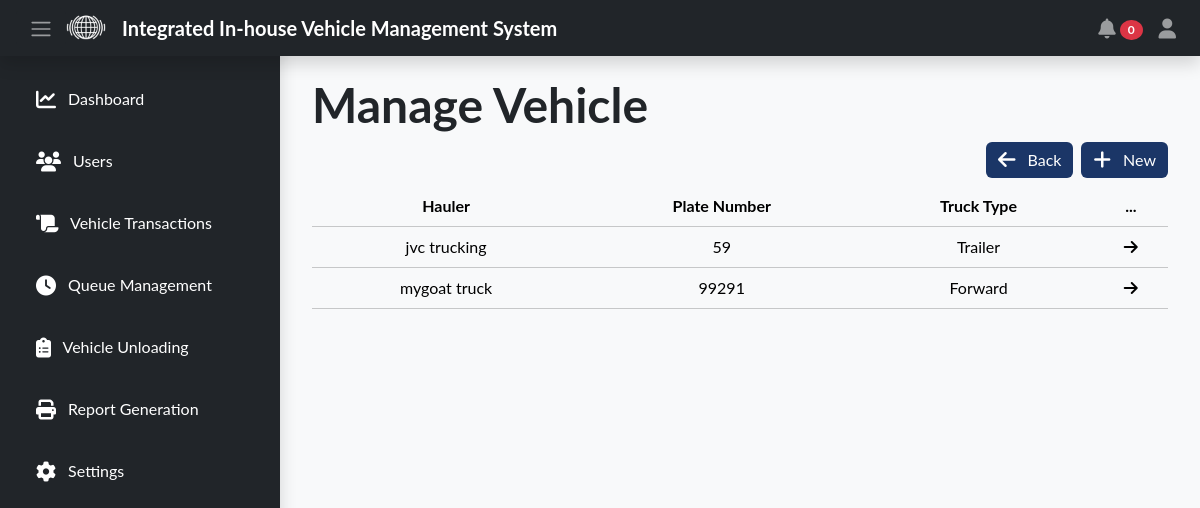
Page /encoder/settings-vehicle.php (signed in) on the committed database.
### tables this page shows
CREATE TABLE `vehicle` (
  `vehicle_id` int(11) NOT NULL AUTO_INCREMENT,
  `plate_number` varchar(50) NOT NULL,
  `truck_type` varchar(50) DEFAULT NULL,
  `hauler_id` int(11) DEFAULT NULL,
  `created_at` timestamp NOT NULL DEFAULT current_timestamp() ON UPDATE current_timestamp(),
  PRIMARY KEY (`vehicle_id`),
  KEY `hauler_id` (`hauler_id`),
  CONSTRAINT `hauler_id` FOREIGN KEY (`hauler_id`) REFERENCES `hauler` (`hauler_id`)
);

CREATE TABLE `hauler` (
  `hauler_id` int(11) NOT NULL AUTO_INCREMENT,
  `hauler_name` varchar(255) NOT NULL,
  `hauler_address` varchar(255) NOT NULL,
  `created_at` timestamp NOT NULL DEFAULT current_timestamp() ON UPDATE current_timestamp(),
  PRIMARY KEY (`hauler_id`)
);

### encoder/settings-vehicle.php (the view, shortened to what this page needs)
<?php
require_once '../api/db_connection.php';
?>
<!DOCTYPE html>
<html lang="en">
<head>
    <link rel="stylesheet" href="../public/css/bootstrap.min.css" />
    <link rel="stylesheet" href="https://cdn.datatables.net/2.0.8/css/dataTables.dataTables.css" />
    <link rel="stylesheet" href="css/style.css">
</head>
<body class="bg-light">
    <?php
    include_once('navbar/navbar.php');
    ?>
    <div class="content" id="content">
        <div class="container">
            <h1 class="display-5 fw-bold">Manage Vehicle</h1>
            <button class="btn btn-primary float-end mb-2 ms-2" data-bs-toggle="modal" data-bs-target="#add-vehicle-modal">
                <i class="fa-solid fa-plus fa-lg me-2" style="color: #ffffff;"></i> New
            </button>
            <a href="settings.php" class="text-decoration-none" style="color:inherit">
                <button class="btn btn-primary float-end mb-2">
                    <i class="fa-solid fa-arrow-left fa-lg me-2" style="color: #ffffff;"></i> Back
                </button>
            </a>
            <table class="table table-hover table-light text-center" id="vehicle-table">
                <thead>
                    <th class="text-center" scope="col">Hauler</th>
                    <th class="text-center" scope="col">Plate Number</th>
                    <th class="text-center" scope="col">Truck Type</th>
                    <th class="text-center" scope="col">...</th>
                </thead>
                <tbody>
                    <?php
                    $sql = "SELECT * FROM `vehicle`
                    INNER JOIN `hauler` ON `hauler`.`hauler_id` = `vehicle`.`hauler_id`";
                    $result = mysqli_query($conn, $sql);
                    while ($row = mysqli_fetch_assoc($result)) {
                    ?>
                        <tr onclick="editVehicle(<?= $row['vehicle_id'] ?>)" style="cursor:pointer">
                            <td class="text-center" scope="row"><?= $row['hauler_name'] ?></td>
                            <td class="text-center" scope="row"><?= $row['plate_number'] ?></td>
                            <td class="text-center" scope="row"><?= $row['truck_type'] ?></td>
                            <td class="text-center"><i class="fa-solid fa-arrow-right"></i></td>
                        </tr>
                    <?php
                    }
                    ?>
                </tbody>
            </table>
        </div>
    </div>
</body>
</html>

### encoder/css/style.css (style rules this page uses)
body { padding-top: 56px; font-family: "Lato", sans-serif; }
.content { transition: margin-left 0.3s; margin-left: 280px; padding: 20px; }
.btn-primary { background-color: #1b3667; border: #1b3667; }

### rows in the picture
vehicle: hauler.hauler_name "jvc trucking", plate_number "59", truck_type "Trailer"
vehicle: hauler.hauler_name "mygoat truck", plate_number "99291", truck_type "Forward"

### other values in the picture
$transactionCount "0"
